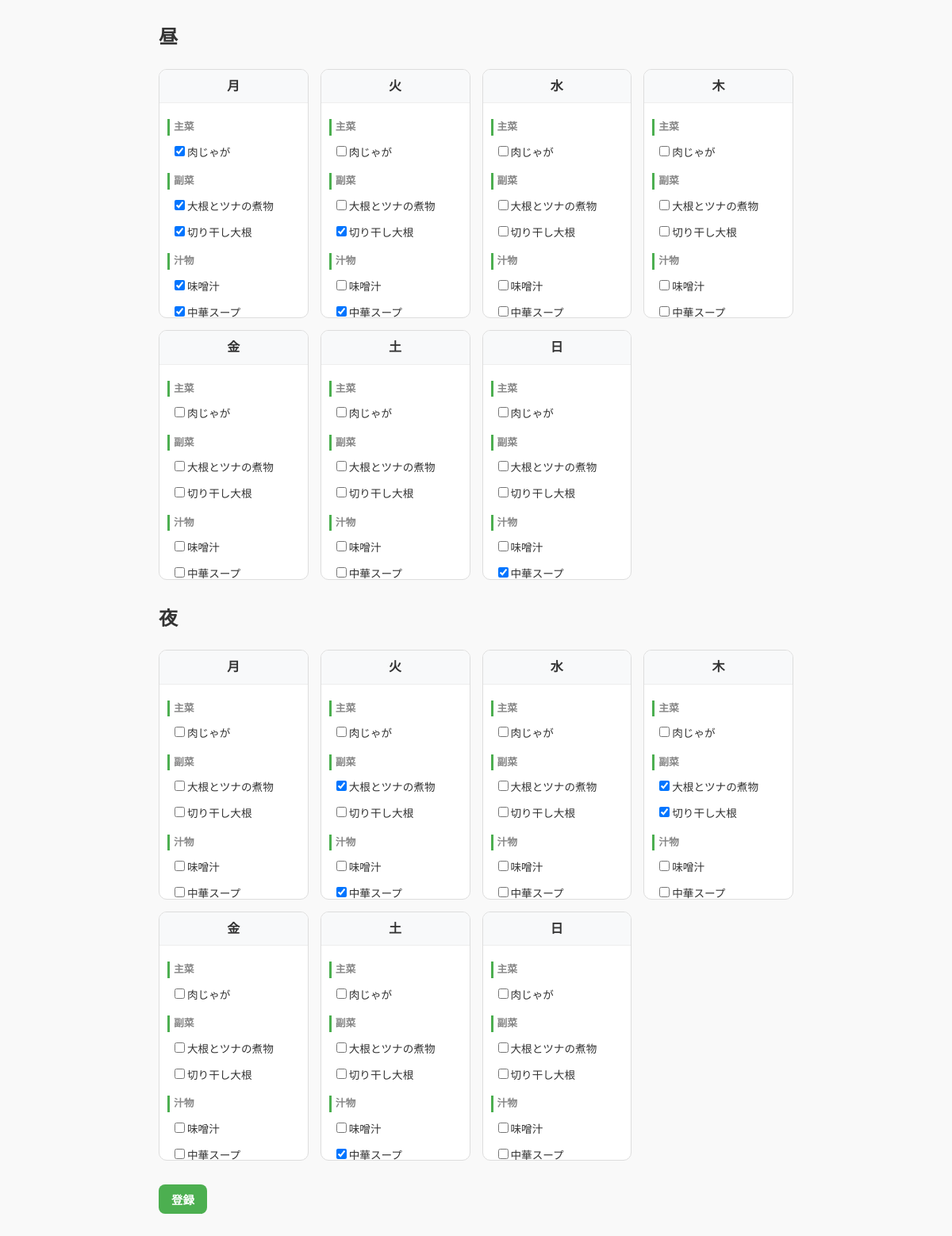
Before: /menu/add (lower part) with the older database file.
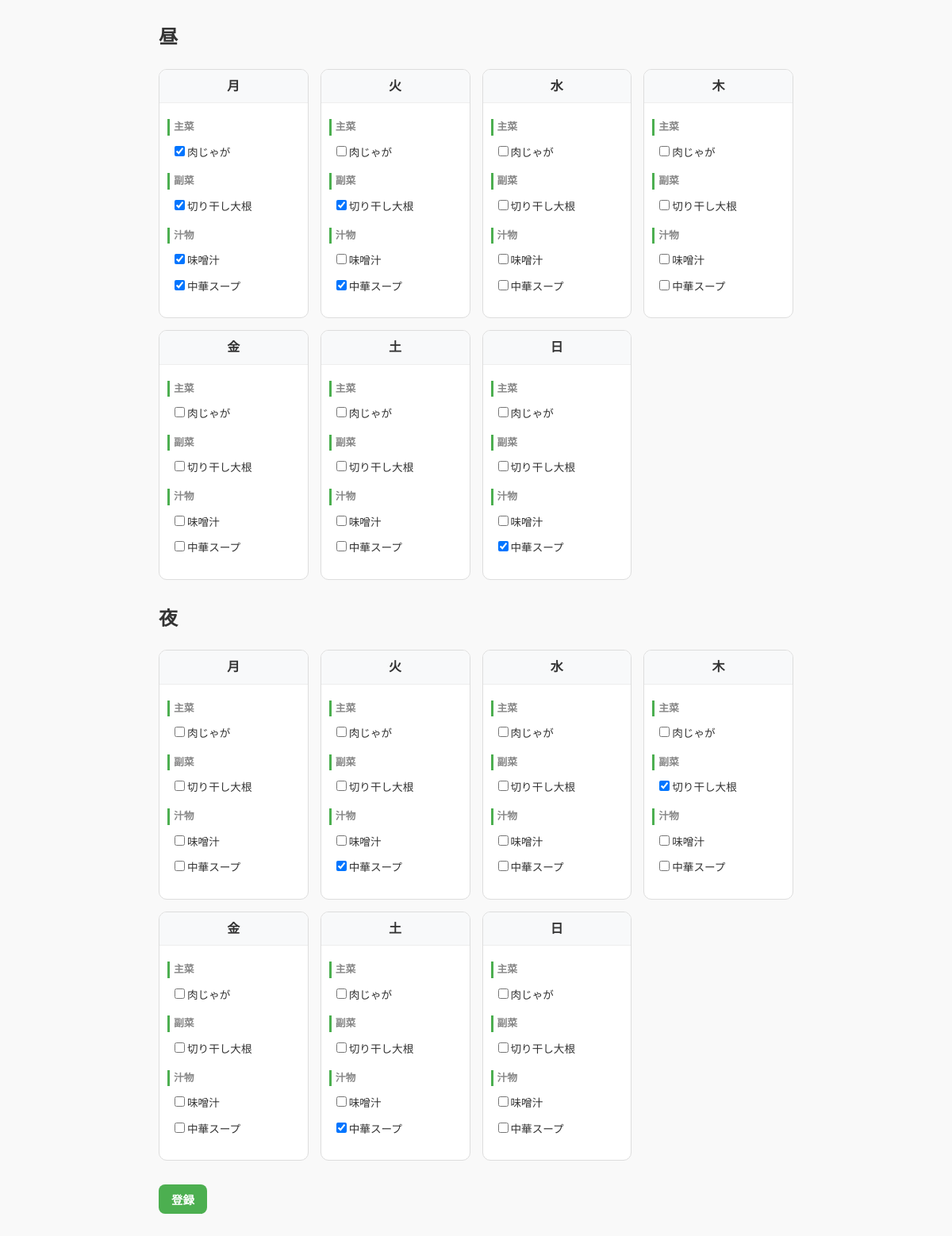
After: the same page with the newer database file.
### app/models.py (models this page shows)
class Recipe(db.Model): #レシピテーブル
    __tablename__ = "recipes"
    id = db.Column(db.Integer, primary_key=True) #主キー
    name = db.Column(db.String(100), nullable=False) #レシピ名（必須）
    process = db.Column(db.Text, nullable=True)
    time_category = db.Column(db.String(50)) #朝・昼・夜
    dish_category = db.Column(db.String(50)) #主菜・副菜・汁物
    recipe_ingredients = db.relationship(
        "RecipeIngredient",
        backref="recipe",
        cascade="all, delete-orphan",#レシピ削除時に紐づく材料も削除する
        passive_deletes=True
    )

### app/routes.py (the view, shortened to what this page needs)
    @app.route("/menu/add", methods=["GET", "POST"])
    def add_menu():
        morning_main = Recipe.query.filter(
            and_(Recipe.time_category.like("%朝%"), Recipe.dish_category.like("%主菜%"))
        ).all()
        morning_side = Recipe.query.filter(
            and_(Recipe.time_category.like("%朝%"), Recipe.dish_category.like("%副菜%"))
        ).all()
        morning_soup = Recipe.query.filter(
            and_(Recipe.time_category.like("%朝%"), Recipe.dish_category.like("%汁物%"))
        ).all()
        lunch_main = Recipe.query.filter(
            and_(Recipe.time_category.like("%昼%"), Recipe.dish_category.like("%主菜%"))
        ).all()
        lunch_side = Recipe.query.filter(
            and_(Recipe.time_category.like("%昼%"), Recipe.dish_category.like("%副菜%"))
        ).all()
        lunch_soup = Recipe.query.filter(
            and_(Recipe.time_category.like("%昼%"), Recipe.dish_category.like("%汁物%"))
        ).all()
        dinner_main = Recipe.query.filter(
            and_(Recipe.time_category.like("%夜%"), Recipe.dish_category.like("%主菜%"))
        ).all()
        dinner_side = Recipe.query.filter(
            and_(Recipe.time_category.like("%夜%"), Recipe.dish_category.like("%副菜%"))
        ).all()
        dinner_soup = Recipe.query.filter(
            and_(Recipe.time_category.like("%夜%"), Recipe.dish_category.like("%汁物%"))
        ).all()
        recipe_map = {
            "朝": {"main": morning_main, "side": morning_side, "soup": morning_soup},
            "昼": {"main": lunch_main, "side": lunch_side, "soup": lunch_soup},
            "夜": {"main": dinner_main, "side": dinner_side, "soup": dinner_soup},
        }
        menu = Menu.query.first()
        selected_map ={}
        if menu:
            for item in menu.menu_items:
                key = f"{item.day}_{item.timing}"
                if key not in selected_map:
                    selected_map[key] = []
                selected_map[key].append(item.recipe_id)
        return render_template(
            "add_menu.html",
            recipe_map=recipe_map,
            selected_map=selected_map
        )

### app/templates/add_menu.html (shortened to what this page needs)
<!DOCTYPE html>
<html>
<head>
    <link rel="stylesheet" href="{{ url_for('static', filename='css/style.css') }}">
</head>
<body>
    <div class="container">
    <form method="post" class="menu-form">
        {% for timing in ["朝","昼","夜"] %}
            <h2 class="timing-title">{{ timing }}</h2>
            <div class="day-grid">
                {% for day in ["月","火","水","木","金","土","日"] %}
                <div class="menu-add-card">
                    <div class="day-header">{{ day }}</div>
                    <div class="card-content">
                        {% for category, recipes in recipe_map[timing].items() %}
                            <p class="category-label">
                                {% if category == "main" %}主菜{% elif category == "side" %}副菜{% else %}汁物{% endif %}
                            </p>
                            <div class="recipe-options">
                                {% for r in recipes %}
                                    <label class="recipe-check-label">
                                        <input type="checkbox" name="{{ category }}_{{ day }}_{{ timing }}" value="{{ r.id }}"
                                            {% if selected_map.get(day ~ '_' ~ timing) and r.id in selected_map.get(day ~ '_' ~ timing) %}
                                                checked
                                            {% endif %}
                                        ><span>{{ r.name }}</span>
                                    </label>
                                {% endfor %}
                            </div>
                        {% endfor %}
                    </div>
                </div>
                {% endfor %}
            </div>
        {% endfor %}
        <div class="form-actions">
            <button type="submit" class="button-green">登録</button>
        </div>
    </form>
</body>
</html>

### app/static/css/style.css (style rules this page uses)
body { padding: 20px; background-color: #f9f9f9; font-family: sans-serif; color: #333; line-height: 1.6; }
.container { max-width: 800px; margin: auto; }
.button-green, .button-red { display: inline-block; padding: 8px 16px; border-radius: 8px; font-size: 0.9rem; font-weight: bold; text-decoration: none; border: none; cursor: pointer; transition: all 0.2s ease; text-align: center; }
.button-green { background-color: #4CAF50; color: white; }
.day-grid { display: grid; grid-template-columns: repeat(auto-fill, minmax(180px, 1fr)); gap: 15px; margin-bottom: 30px; }
.menu-add-card { background: #fff; border: 1px solid #ddd; border-radius: 10px; overflow: hidden; }
.day-header { background: #f8f9fa; padding: 8px; text-align: center; font-weight: bold; border-bottom: 1px solid #eee; }
.card-content { padding: 10px; height: 250px; overflow-y: auto; }
.category-label { font-size: 0.8rem; color: #888; border-left: 3px solid #4CAF50; padding-left: 5px; margin: 10px 0 5px; font-weight: bold; }
.recipe-check-label { display: block; padding: 5px; font-size: 0.85rem; cursor: pointer; border-radius: 4px; }

Changed rows visible on the page:
removed Recipe: id "☑", name "大根とツナの煮物"
